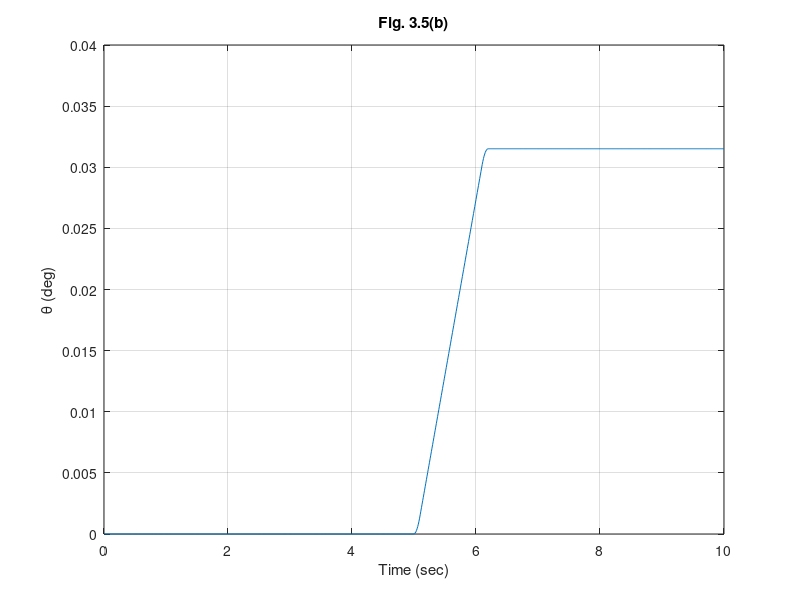

The MATLAB source for this figure:
%  Figure 3.05      Feedback Control of Dynamic Systems, 4e
%                        Franklin, Powell, Emami
%
% fig3_05.m                                          
%Satellite Double-Pulse response Example 3.14
clf;
dI=1/5000;
F=[0, 1;0, 0];
G=[0;dI];
H=[1, 0];
J=[0];
sys=ss(F,G,H,J);
t=0:0.01:10;
%pulse input
u2=[zeros(1,500), 25*ones(1,10), zeros(1,100), -25*ones(1,10), zeros(1,381)];
[y2]=lsim(sys,u2,t);
plot(t,u2);
axis([0, 10, -26, 26]);
grid;
xlabel('Time (sec)');
ylabel('Thrust Fc');
title('Fig. 3.5(a)')
pause;
% conversion to degrees
ff=180/pi;
y2=ff*y2;
plot(t,y2);
grid;
xlabel('Time (sec)');
ylabel('\theta (deg)');
title('Fig. 3.5(b)')
